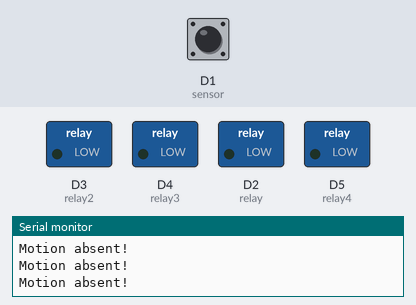
Recording of a sketch running on a simulated ESP8266 (NodeMCU). Parts: switched loads named in the sketch (green lamp = pin HIGH), the last lines printed to the serial monitor. Dashed ring = blinking. The inputs (shaded band) are chosen by the test bench; at power-on: D1 (sensor) LOW.

Above: at 1.2 s.
1.3 s: D1 (sensor) driven HIGH
At 2.5 s:
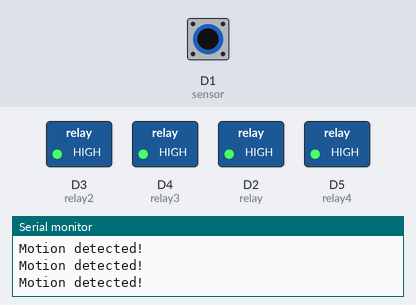
2.8 s: D1 (sensor) driven LOW
At 3.8 s:
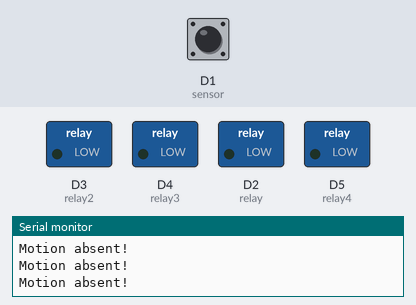
4.3 s: D1 (sensor) pulsed HIGH 5 times (0.12 s each, 0.3 s apart)
At 4.98 s:
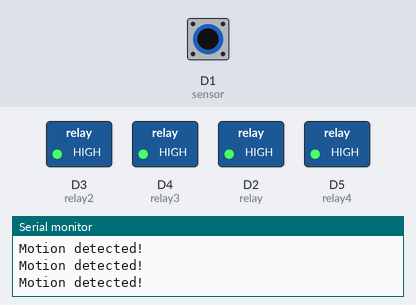
Timing chart, 0 to 7.3 s (numbered marks = the images above; inputs shaded):
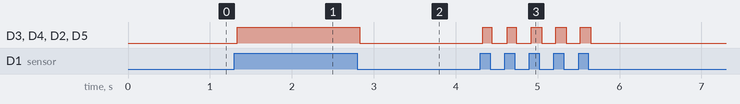

Measured:
- after the input at 1.3 s, D3 (relay2), D4 (relay3), D2 (relay), D5 (relay4): LOW → HIGH at once
- after the input at 2.8 s, D3 (relay2), D4 (relay3), D2 (relay), D5 (relay4): HIGH → LOW at once
- after the input at 4.3 s, D3 (relay2), D4 (relay3), D2 (relay), D5 (relay4): alternates HIGH for 0.13 s and LOW for 0.18 s, 10 changes in all, then stays LOW, starting at once

The sketch:

Load_automation.ino
```cpp
int sensor = D1; // Digital pin D7
int state = 0;
int relay = D2;
int relay2 = D3;
int relay3 = D4;
int relay4 = D5;
void setup() {
  Serial.begin(9600);
  pinMode(sensor, INPUT);   // declare sensor as input
  pinMode(relay,OUTPUT);
  pinMode(relay2,OUTPUT);
  pinMode(relay3,OUTPUT);
  pinMode(relay4,OUTPUT);
}
void loop() {
  state = digitalRead(sensor);
  if(state == HIGH) {
   Serial.println("Motion detected!");
   digitalWrite(relay,HIGH);
   delay(0.5);
   digitalWrite(relay2,HIGH);
   delay(0.5);
   digitalWrite(relay3,HIGH);
   delay(0.5);
   digitalWrite(relay4,HIGH);

  }
  else {
   Serial.println("Motion absent!");

   digitalWrite(relay,LOW);
   delay(0.5);
   digitalWrite(relay2,LOW);
   delay(0.5);
   digitalWrite(relay3,LOW);
   delay(0.5);
   digitalWrite(relay4,LOW);
  }
}
```
